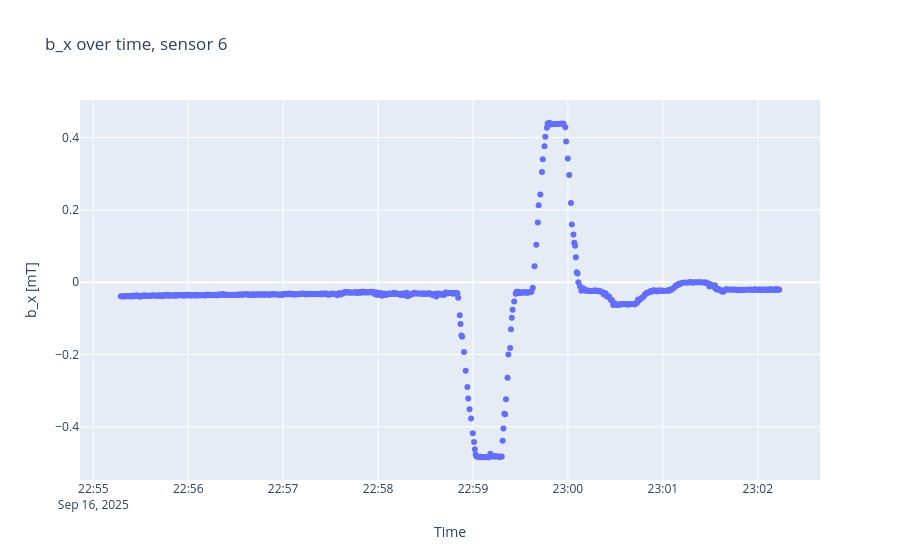
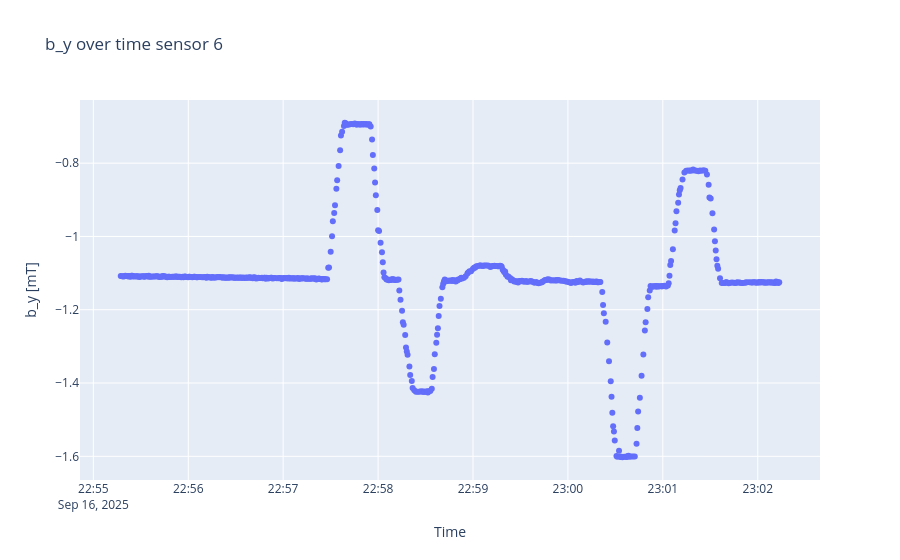

The notebook cell these images were saved under, in order:
### Code cell
sensorplots(B3, timestamps3, 6)

### Figure 1 — Plotly figure (JSON) as saved in the notebook; plotly's stock layout.template omitted (floating-point values rounded to 4 significant figures; data arrays with more than 128 entries replaced by an {"elided": "..."} marker saying what was removed)
{"data": [{"mode": "markers", "type": "scatter", "x": {"elided": "584 str values"}, "y": {"elided": "584 float values"}}], "layout": {"title": {"text": "b_x over time, sensor 6"}, "xaxis": {"title": {"text": "Time"}}, "yaxis": {"scaleanchor": "y", "title": {"text": "b_x [mT]"}}}}

### Figure 2 — Plotly figure (JSON) as saved in the notebook; plotly's stock layout.template omitted (floating-point values rounded to 4 significant figures; data arrays with more than 128 entries replaced by an {"elided": "..."} marker saying what was removed)
{"data": [{"mode": "markers", "type": "scatter", "x": {"elided": "584 str values"}, "y": {"elided": "584 float values"}}], "layout": {"title": {"text": "b_y over time sensor 6"}, "xaxis": {"title": {"text": "Time"}}, "yaxis": {"scaleanchor": "y", "title": {"text": "b_y [mT]"}}}}
